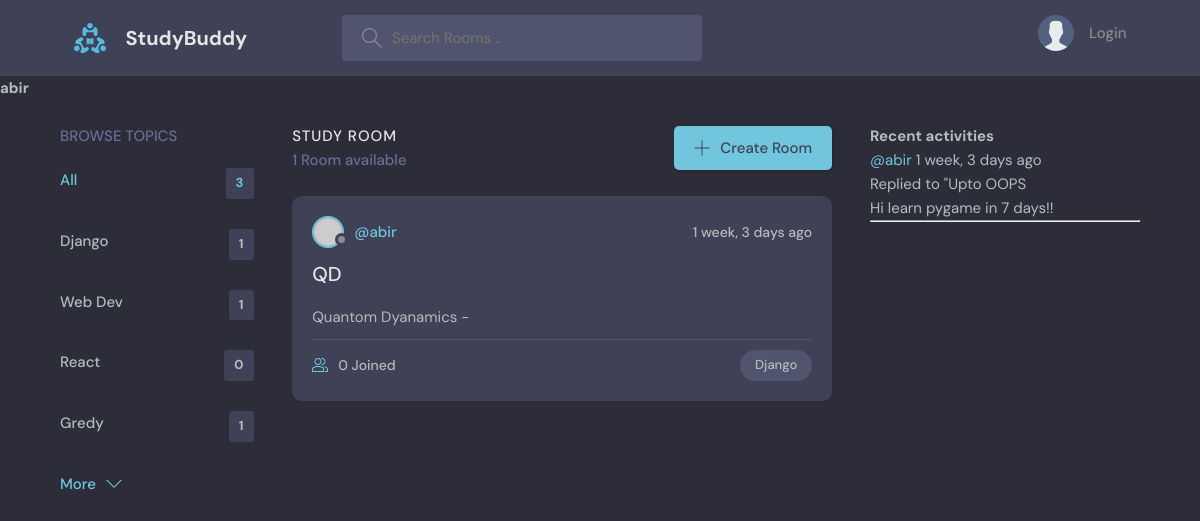
Before: /profile/1/?q=Django with the older database file.
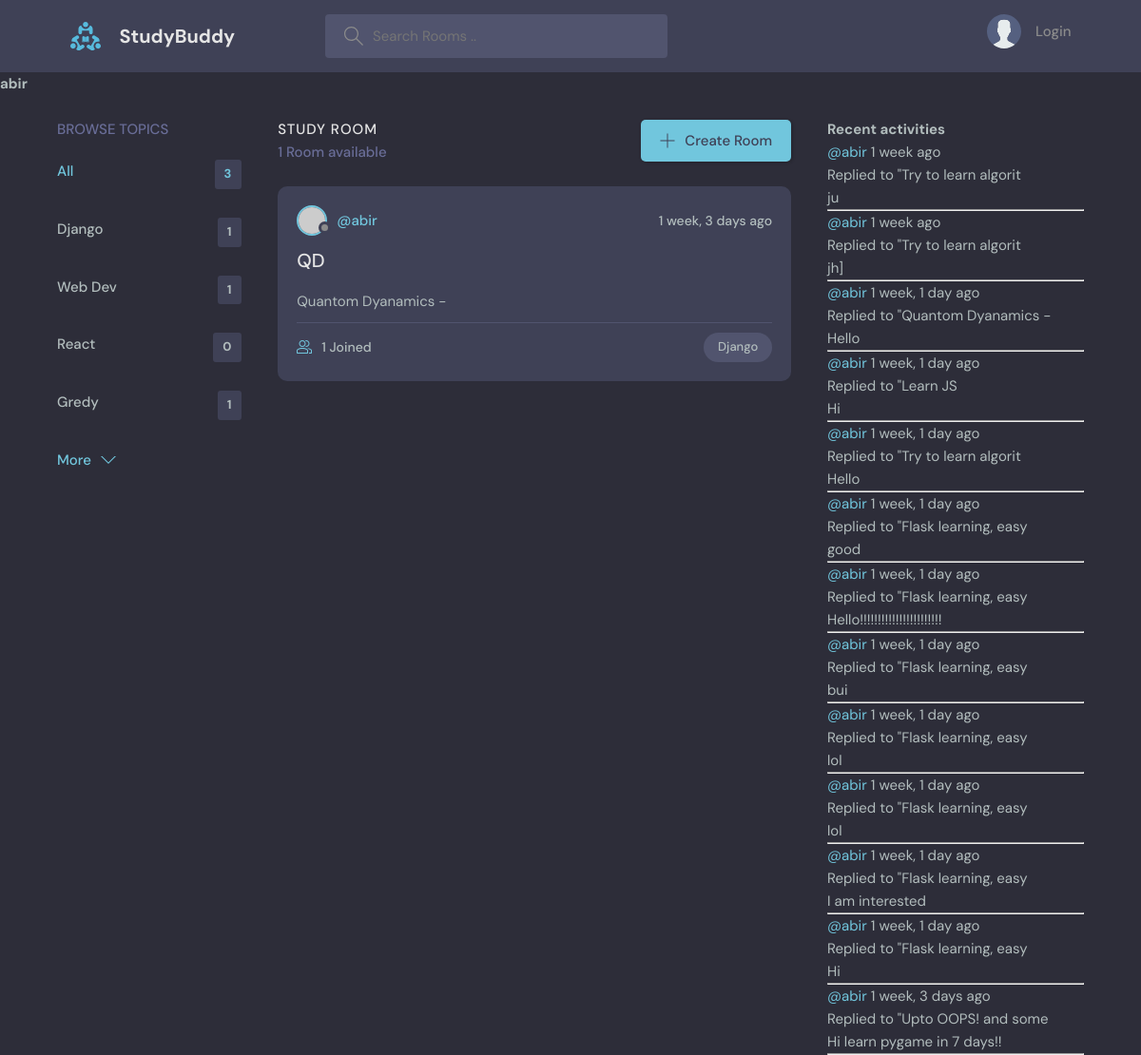
After: the same page with the newer database file.
### bas/models.py (models this page shows)
class Topic(models.Model):
    name = models.CharField(max_length=200)
    def __str__(self):
        return self.name

class Room(models.Model):
    host = models.ForeignKey(User, on_delete=models.SET_NULL, null=True)
    topic = models.ForeignKey(Topic, on_delete=models.SET_NULL, null=True)
    name = models.CharField(max_length=100)
    description = models.TextField(null=True, blank=True)
    participants = models.ManyToManyField(User, related_name='participants', blank=True)
    updated = models.DateTimeField(auto_now=True)
    created = models.DateTimeField(auto_now_add=True)
    class Meta:
        ordering = ['-updated', '-created']
    def __str__(self):
        return self.description[:20]

class Message(models.Model):
    user = models.ForeignKey(User, on_delete=models.CASCADE)
    room = models.ForeignKey(Room, on_delete=models.CASCADE)
    body = models.TextField()
    updated = models.DateTimeField(auto_now=True)
    created = models.DateTimeField(auto_now_add=True)
    def __str__(self):
        return self.body[:50]
    class Meta:
        ordering = ['-updated', '-created']

### bas/views.py (the view)
# urls.py: path('profile/<str:pk>/', views.userProfile, name="userProfile"),
def userProfile(request, pk):
    user = User.objects.get(id=pk)
    q = request.GET.get('q') if request.GET.get('q')!=None else ''
    rooms = Room.objects.filter(
        Q(host__username=user.username) &
        (Q(topic__name__icontains=q) |
        Q(name__icontains=q) |
        Q(description__icontains=q) |
        Q(host__username__icontains=q))
    )
    messg = user.message_set.all()
    topics = Topic.objects.all()
    Topics = []
    for topic in topics:
        cnt = Room.objects.filter(
        Q(host__username=user.username) & Q(topic__name=topic.name)).count
        Topics.append({'topic' : topic, 'count' : cnt})
    context = {"user" : user, 'Rooms' : rooms, 'Messages' : messg, 'Topics' : Topics,
               'total_room' : Room.objects.filter(host__username=user.username).count, }
    return render(request, 'bas/profile.html', context)

### bas/templates/bas/profile.html
{% extends 'main.html' %}
{% block content %}
<div>
    <h1>{{user.username}}</h1>
</div>
<main class="layout layout--3">
<div class="container">
    <div>
        {% url 'userProfile' user.id as the_url %}
        {% include 'bas/topics.html' with link=the_url %}
    </div>
    <div>
        {%include 'bas/feed.html' %}
    </div>
    <div>
        {% include 'bas/activity.html' %}
    </div>
</div>
</main>
{% endblock %}

### bas/templates/bas/topics.html
<div class="topics">
    <div class="topics__header">
        <h2>Browse Topics</h2>
    </div>
    <ul class="topics__list">
        <li>
        <a href="{{link}}" class="active">All <span>{{total_room}}</span></a>
        </li>
        {% for topic in Topics %}
        <li>
        <a href="{{link}}?q={{topic.topic.name}}">{{topic.topic.name}}
            <span>{{topic.count}}</span></a>
        </li>
        {% endfor %}
    </ul>
    <a class="btn btn--link" href="topics.html">
        More
        <svg version="1.1" xmlns="http://www.w3.org/2000/svg" width="32" height="32" viewBox="0 0 32 32">
        <title>chevron-down</title>
        <path d="M16 21l-13-13h-3l16 16 16-16h-3l-13 13z"></path>
        </svg>
    </a>
</div>

### bas/templates/bas/feed.html (shortened to what this page needs)
<div class="roomList">
    <div class="roomList__header">
      <div>
        <h2>Study Room</h2>
        <p>{{Rooms.count}} Room{% if Rooms.count > 1 %}s{% endif %} available</p>
      </div>
      <a class="btn btn--main" href="{% url 'createRoom' %}">
        <svg version="1.1" xmlns="http://www.w3.org/2000/svg" width="32" height="32" viewBox="0 0 32 32">
          <title>add</title>
          <path
            d="M16.943 0.943h-1.885v14.115h-14.115v1.885h14.115v14.115h1.885v-14.115h14.115v-1.885h-14.115v-14.115z"
          ></path>
        </svg>
        Create Room
      </a>
    </div>
    {% for room in Rooms%}
    <div class="roomListRoom">
      <div class="roomListRoom__header">
        <a href="{% url 'userProfile' room.host.id %}" class="roomListRoom__author">
          <div class="avatar avatar--small">
            <img src="https://randomuser.me/api/portraits/women/11.jpg" />
          </div>
          <span>@{{room.host.username}}</span>
        </a>
        <div class="roomListRoom__actions">
          <span>{{room.updated|timesince}} ago</span>
        </div>
      </div>
      <div class="roomListRoom__content">
        <a href="{% url 'Room' room.id %}">{{room.name}}</a>
        <p>
          {{room}}
        </p>
      </div>
      <div class="roomListRoom__meta">
        <a href="{% url 'Room' room.id %}" class="roomListRoom__joined">
          {{room.participants.count}} Joined
        </a>
        <p class="roomListRoom__topic">{{room.topic}}</p>
      </div>
    </div>
    {% endfor %}
  </div>

### bas/templates/bas/activity.html
<h3>Recent activities</h3>
{% for m in Messages %}
<div>
    <small><a href="{% url 'userProfile' m.user.id %}">@{{m.user}}</a> {{m.created|timesince}} ago</small>
    <br>
    <small>Replied to "{{m.room}}</small>
    <br>
    <span>{{m}}</span>
    <hr>
</div>
{% endfor %}

Changed rows visible on the page:
computed for Room "QD": participants.count "0" → "1"
added Message: user "abir", created "1 week", room "Try to learn algorit", body "ju"
added Message: user "abir", created "1 week", room "Try to learn algorit", body "jh]"
added Message: user "abir", created "1 week, 1 day", room "Quantom Dyanamics -", body "Hello"
added Message: user "abir", created "1 week, 1 day", room "Learn JS", body "Hi"
added Message: user "abir", created "1 week, 1 day", room "Try to learn algorit", body "Hello"
added Message: user "abir", created "1 week, 1 day", room "Flask learning, easy", body "good"
added Message: user "abir", created "1 week, 1 day", room "Flask learning, easy", body "Hello!!!!!!!!!!!!!!!!!!!!!!!"
added Message: user "abir", created "1 week, 1 day", room "Flask learning, easy", body "bui"
added Message: user "abir", created "1 week, 1 day", room "Flask learning, easy", body "lol"
added Message: user "abir", created "1 week, 1 day", room "Flask learning, easy", body "lol"
added Message: user "abir", created "1 week, 1 day", room "Flask learning, easy", body "I am interested"
added Message: user "abir", created "1 week, 1 day", room "Flask learning, easy", body "Hi"
changed through a linked row, Message: room "Upto OOPS" → "Upto OOPS! and some"
